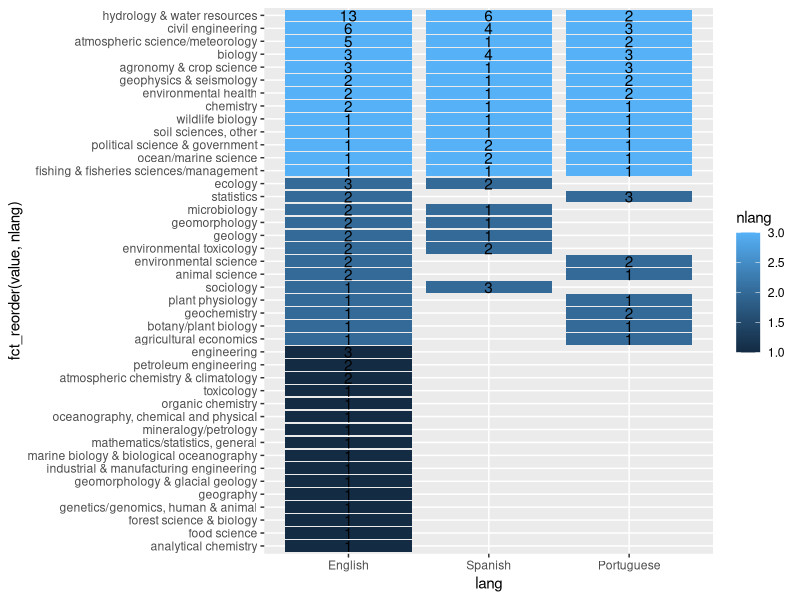
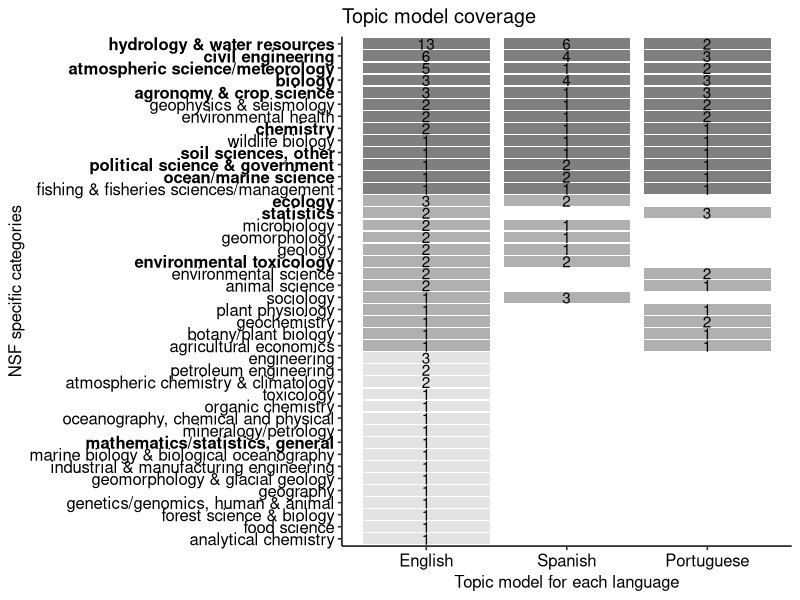
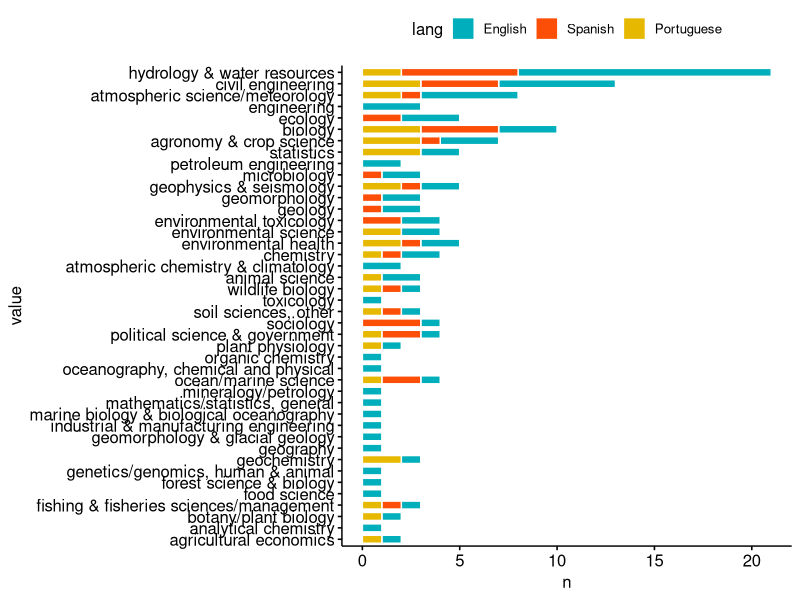

These figures' R source, in order:
library(dplyr)
library(reshape2)
library(ggpubr)
library(tidyr)
library(ggplot2)
library(forcats)

######## load data #############
en <- read.csv("./topic_names_en.csv")
es <- read.csv("./topic_names_es.csv")
pt <- read.csv("./topic_names_pt.csv", na.strings=c("","NA"))

en$lang <- "en"
es$lang <- "es"
pt$lang <- "pt"

en2 <- melt(en,
           id.vars = c("topic_id","lang"))
es2 <- melt(es,
            id.vars = c("topic_id","lang"))
pt2 <- melt(pt,
            id.vars = c("topic_id","lang"))


x <- rbind(en2,es2,pt2)
x <- na.omit(x)

######## filter #############
x2 <- x %>%
  filter(variable == "NSF_specific") %>%
  group_by(value, lang) %>%
  tally


# need to order based on engligh numbers + number of overall topics
x2$nlang <- x2 %>% 
  group_by(value) %>% 
  group_map(~ rep(length(table(.x$lang)), length(table(.x$lang)))) %>% 
  unlist()

lvls <- as.character(x2$value[x2$lang=="en"])[order(x2$n[x2$lang=="en"])]

x2$value <- factor(x2$value, levels = lvls)

x2 <- na.omit(x2) # missing 1 spanish?

x2$lang <- factor(x2$lang, labels = c("English", "Spanish", "Portuguese"))

######## heat map #############

a <- ggplot(data = x2, aes(x = lang, y = fct_reorder(value, nlang))) +
  geom_tile(aes(fill = nlang, width=0.9, height=0.9)) +
  geom_text(aes(label = n))
a

a + 
  scale_fill_gradient(low = "grey89",
                      high = "grey50") +
  labs(title= "Topic model coverage",
       y="NSF specific categories",
       x = "Topic model for each language") +
  theme_pubr() +  
  theme(axis.text.y = element_text(face = c('plain','plain','plain', 'plain', 'plain', 'plain', 'plain',
                                            'plain', 'bold', 'plain', 'plain', 'plain',
                                            'plain', 'plain', 'plain', 'plain', 'plain',
                                            'plain', 'plain', 'plain', 'plain', 'plain',
                                            'plain', 'bold', 'plain', 'plain', 'plain',
                                            'bold', 'bold', 'plain', 'bold', 'bold', 
                                            'bold', 'plain', 'bold','plain', 'plain', # 6-10
                                            'bold', 'bold', 'bold','bold','bold' # 1-5
                                            ))) +
  rremove("legend")






# plotly::ggplotly(a)

######## dot chart #############
ggbarplot(x2, x = "value", y = "n", 
          fill = "lang",
          color = "white",
          palette = c("#00AFBB", "#FC4E07",  "#E7B800"),
          rotate = TRUE)
